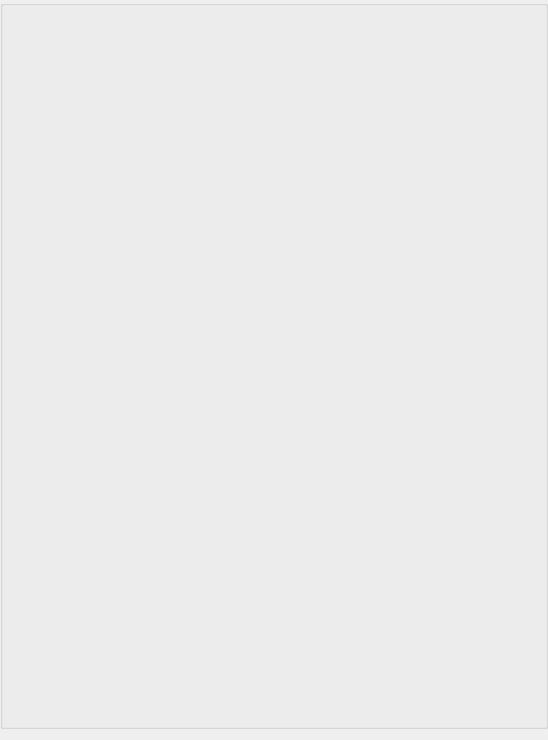
<?xml version="1.0" encoding="UTF-8"?>
<ui version="4.0">
 <class>AppletAboutMeClientUi</class>
 <widget class="QWidget" name="AppletAboutMeClientUi">
  <property name="modal" stdset="0">
   <bool>false</bool>
  </property>
  <property name="windowModality">
   <enum>Qt::ApplicationModal</enum>
  </property>
  <property name="geometry">
   <rect>
    <x>0</x>
    <y>0</y>
    <width>548</width>
    <height>740</height>
   </rect>
  </property>
  <property name="windowTitle">
   <string>Edit Storyboard</string>
  </property>
  <property name="windowOpacity">
   <double>1.000000000000000</double>
  </property>
  <property name="toolTip">
   <string/>
  </property>
  <property name="sizeGripEnabled" stdset="0">
   <bool>true</bool>
  </property>
  <layout class="QVBoxLayout" name="verticalLayout">
   <property name="spacing">
    <number>0</number>
   </property>
   <property name="leftMargin">
    <number>0</number>
   </property>
   <property name="topMargin">
    <number>0</number>
   </property>
   <property name="rightMargin">
    <number>0</number>
   </property>
   <item>
    <widget class="QGroupBox" name="ItemsGroupBox">
     <property name="minimumSize">
      <size>
       <width>0</width>
       <height>0</height>
      </size>
     </property>
     <property name="title">
      <string/>
     </property>
     <layout class="QVBoxLayout" name="verticalLayout_2">
      <property name="spacing">
       <number>0</number>
      </property>
      <property name="leftMargin">
       <number>5</number>
      </property>
      <property name="topMargin">
       <number>0</number>
      </property>
      <property name="rightMargin">
       <number>5</number>
      </property>
      <property name="bottomMargin">
       <number>5</number>
      </property>
      <item>
       <widget class="IdentWidget" name="m_IdentWidget" native="true">
        <property name="sizePolicy">
         <sizepolicy hsizetype="Expanding" vsizetype="Preferred">
          <horstretch>0</horstretch>
          <verstretch>0</verstretch>
         </sizepolicy>
        </property>
       </widget>
      </item>
      <item>
       <widget class="QLabel" name="m_StatusLabel">
        <property name="sizePolicy">
         <sizepolicy hsizetype="Expanding" vsizetype="Preferred">
          <horstretch>0</horstretch>
          <verstretch>0</verstretch>
         </sizepolicy>
        </property>
        <property name="text">
         <string notr="true"/>
        </property>
       </widget>
      </item>
      <item>
       <widget class="RichTextWidget" name="m_RichEditWidget" native="true">
        <property name="sizePolicy">
         <sizepolicy hsizetype="Expanding" vsizetype="Expanding">
          <horstretch>0</horstretch>
          <verstretch>0</verstretch>
         </sizepolicy>
        </property>
       </widget>
      </item>
     </layout>
    </widget>
   </item>
  </layout>
 </widget>
 <customwidgets>
  <customwidget>
   <class>RichTextWidget</class>
   <extends>QWidget</extends>
   <header>RichTextWidget.h</header>
   <container>1</container>
  </customwidget>
  <customwidget>
   <class>IdentWidget</class>
   <extends>QWidget</extends>
   <header>IdentWidget.h</header>
   <container>1</container>
  </customwidget>
 </customwidgets>
 <resources/>
 <connections/>
</ui>
